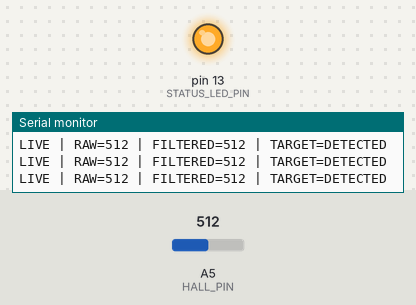
Recording of a sketch running on a simulated Arduino Uno, built with avr-gcc and run on an emulated ATmega328P. Parts: output pins drawn as LEDs (lit = HIGH), the last lines printed to the serial monitor. The test bench sets the inputs (shaded band); at power-on: A5 (HALL_PIN) = 512.

Above: at 1.5 s.
1.6 s: A5 (HALL_PIN) set to 483
At 3.0 s:
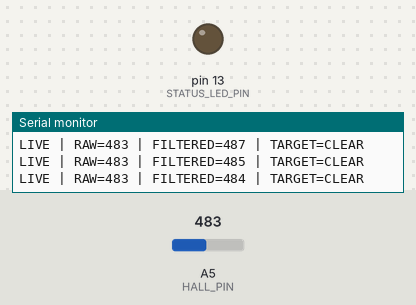
5.7 s: A5 (HALL_PIN) set to 500
At 7.6 s:
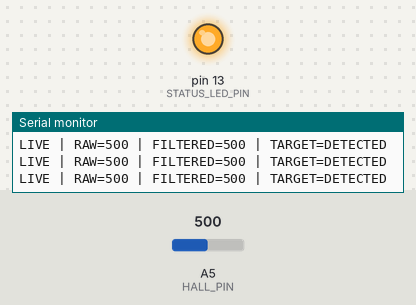
8.4 s: A5 (HALL_PIN) set to 480
At 10.4 s:
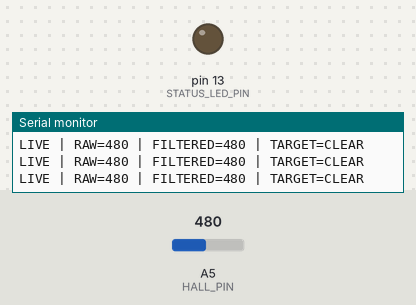
Timing chart, 0 to 11.4 s (numbered marks = the images above; inputs shaded):
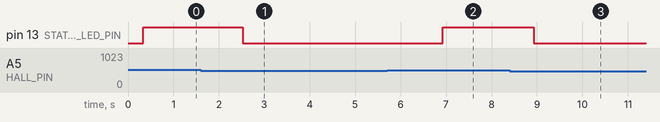

Measured:
- the behaviour switches between 491 and 490 on A5 (HALL_PIN) (found by bisection; images 0 and 1)
- after the input at 1.6 s, pin 13 (STATUS_LED_PIN): HIGH → LOW after 0.93 s
- after the input at 5.7 s, pin 13 (STATUS_LED_PIN): LOW → HIGH after 1.2 s
- after the input at 8.4 s, pin 13 (STATUS_LED_PIN): HIGH → LOW after 0.53 s

The sketch:

17_49e_home_sensor_test.ino
```cpp
/*
  17_49e_home_sensor_test
  Calibration and home-detection test for 49E / 49E513 analog Hall sensor.
*/

#define HALL_PIN A5
#define SAMPLE_COUNT 9
#define REPORT_INTERVAL_MS 200
#define STATUS_LED_PIN LED_BUILTIN
#define HOME_DETECT_THRESHOLD 500
#define HOME_RELEASE_THRESHOLD 490
#define HOME_STABLE_HITS 2

int rawValue = 0;
int currentValue = 0;
bool homeDetected = false;
bool filterInitialized = false;
byte detectHits = 0;
byte clearHits = 0;

char commandBuffer[32];
byte commandLength = 0;
unsigned long lastReportMs = 0;

void sortSmallIntArray(int* values, byte count) {
  for (byte i = 0; i < count; i++) {
    for (byte j = i + 1; j < count; j++) {
      if (values[j] < values[i]) {
        int temp = values[i];
        values[i] = values[j];
        values[j] = temp;
      }
    }
  }
}

int readRobustRaw() {
  int samples[SAMPLE_COUNT];
  for (byte i = 0; i < SAMPLE_COUNT; i++) {
    samples[i] = analogRead(HALL_PIN);
    delayMicroseconds(250);
  }

  sortSmallIntArray(samples, SAMPLE_COUNT);

  long sum = 0;
  for (byte i = 1; i < SAMPLE_COUNT - 1; i++) {
    sum += samples[i];
  }

  return (int)(sum / (SAMPLE_COUNT - 2));
}

int filterLinearValue(int current, int measured, byte numerator, byte denominator) {
  long scaled = (long)(measured - current) * numerator;
  if (scaled > 0) scaled += (denominator - 1);
  else if (scaled < 0) scaled -= (denominator - 1);
  return current + (int)(scaled / denominator);
}

void updateDetectionState() {
  rawValue = readRobustRaw();

  if (!filterInitialized) {
    currentValue = rawValue;
    filterInitialized = true;
  } else {
    currentValue = filterLinearValue(currentValue, rawValue, 3, 10);
  }

  if (currentValue >= HOME_DETECT_THRESHOLD) {
    if (detectHits < 250) detectHits++;
    clearHits = 0;
    if (detectHits >= HOME_STABLE_HITS) {
      homeDetected = true;
    }
  } else if (currentValue <= HOME_RELEASE_THRESHOLD) {
    if (clearHits < 250) clearHits++;
    detectHits = 0;
    if (clearHits >= HOME_STABLE_HITS) {
      homeDetected = false;
    }
  }
}

void reportState(const __FlashStringHelper* label) {
  Serial.print(label);
  Serial.print(F(" | RAW="));
  Serial.print(rawValue);
  Serial.print(F(" | FILTERED="));
  Serial.print(currentValue);
  Serial.print(F(" | TARGET="));
  Serial.println(homeDetected ? F("DETECTED") : F("CLEAR"));
}

void printIntro() {
  Serial.println(F("START: 17_49e_home_sensor_test"));
  Serial.println(F("PART: 49E / 49E513 analog Hall sensor"));
  Serial.println(F("PIN: A5"));
  Serial.println(F("USE A5 in the main project, not D10, because this sensor is analog."));
  Serial.print(F("DETECT: FILTERED >= "));
  Serial.println(HOME_DETECT_THRESHOLD);
  Serial.print(F("RELEASE: FILTERED <= "));
  Serial.println(HOME_RELEASE_THRESHOLD);
  Serial.println();
  Serial.println(F("WIRING:"));
  Serial.println(F("  49E VCC -> 5V"));
  Serial.println(F("  49E GND -> GND"));
  Serial.println(F("  49E OUT -> A5"));
  Serial.println();
  Serial.println(F("RESULT: the monitor will show RAW, FILTERED, and whether home is detected."));
  Serial.println();
}

void handleCommand(char* command) {
  if (command[0] == '\0') return;

  if (strcmp(command, "s") == 0 || strcmp(command, "status") == 0) {
    reportState(F("STATUS"));
    return;
  }
}

void readSerialCommands() {
  while (Serial.available() > 0) {
    char c = (char)Serial.read();
    if (c == '\r') continue;

    if (c == '\n') {
      commandBuffer[commandLength] = '\0';
      handleCommand(commandBuffer);
      commandLength = 0;
      commandBuffer[0] = '\0';
      continue;
    }

    if (commandLength < sizeof(commandBuffer) - 1) {
      commandBuffer[commandLength++] = c;
    }
  }
}

void setup() {
  Serial.begin(115200);
  pinMode(HALL_PIN, INPUT);
  pinMode(STATUS_LED_PIN, OUTPUT);
  digitalWrite(STATUS_LED_PIN, LOW);

  delay(300);
  printIntro();

  updateDetectionState();
  reportState(F("START"));
}

void loop() {
  readSerialCommands();

  unsigned long nowMs = millis();
  if (nowMs - lastReportMs < REPORT_INTERVAL_MS) return;
  lastReportMs = nowMs;

  updateDetectionState();
  digitalWrite(STATUS_LED_PIN, homeDetected ? HIGH : LOW);

  reportState(F("LIVE"));
}
```
